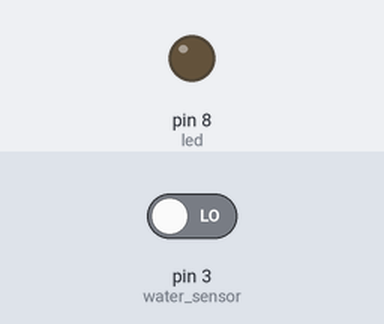
Recording of a sketch running on a simulated Arduino Uno, built with avr-gcc and run on an emulated ATmega328P. On the bench: output pins drawn as LEDs (lit = HIGH). Inputs (shaded band) come from the test bench; at power-on: pin 3 (water_sensor) LOW.

Above: at 1.2 s.
1.3 s: pin 3 (water_sensor) driven HIGH
At 2.5 s:
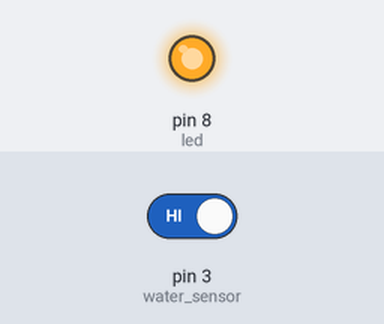
2.8 s: pin 3 (water_sensor) driven LOW
At 3.7 s:
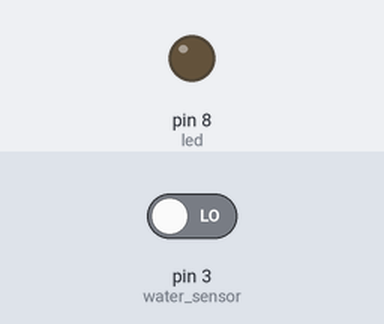
Timing chart, 0 to 5.8 s (numbered marks = the images above; inputs shaded):
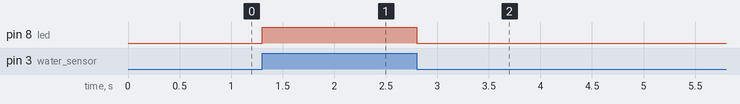

Measured:
- after the input at 1.3 s, pin 8 (led): LOW → HIGH at once
- after the input at 2.8 s, pin 8 (led): HIGH → LOW at once

The sketch:

simple_water_detector.ino
```cpp
#define water_sensor 3
#define led 8


void setup() {
  pinMode(water_sensor, INPUT);
  pinMode(led,OUTPUT);
  Serial.begin(9600);
}

void loop() {
  if(digitalRead(water_sensor) == HIGH){
    digitalWrite(led,HIGH);
  }
  else{
    digitalWrite(led,LOW);
  }
}
```
